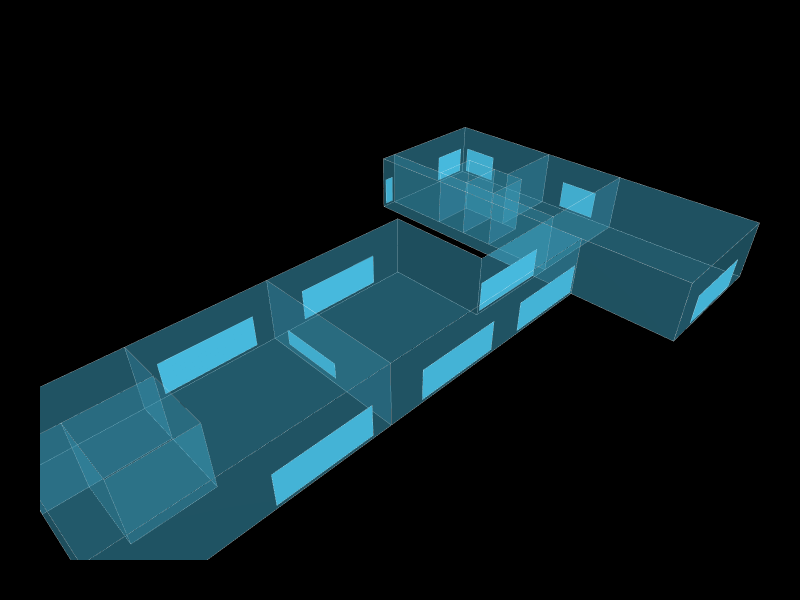

The code cell stored with this chart in its notebook:
### Markdown cell above
## 9. Load Windows

### Code cell
WIN_PATH = r"C:\\Users\\etmaglari\\IAAC\\etmaglari_gML\\R01\\Rhino_Windows_etm.obj"

win_objects = Topology.ByOBJPath(WIN_PATH, selfMerge=False)
win_cluster = win_objects[0] if isinstance(win_objects, list) else win_objects
windows     = Topology.Faces(win_cluster)

for w in windows:
    Topology.SetDictionary(w, Dictionary.ByKeysValues(["color"], ["#4CC9F0"]))

print(f"Windows found: {len(windows)}")

fig = Topology.Show(
    clean, win_cluster,
    faceColor="#4CC9F0", faceOpacity=0.25,
    edgeColor="white", edgeWidth=0.5,
    showVertices=False,
    backgroundColor="black",
    width=800, height=600,
    renderer=renderer
)
if fig:
    fig.write_html("Images/04_windows.html")

### Figure 1 — Plotly figure (JSON) as saved in the notebook; plotly's stock layout.template omitted (floating-point values rounded to 4 significant figures; data arrays with more than 128 entries replaced by an {"elided": "..."} marker saying what was removed)
{"data": [{"hoverinfo": "text", "legendgroup": "2", "legendrank": 2, "line": {"color": "white", "dash": "solid", "width": 0.5}, "marker": {"size": 0}, "mode": "lines", "name": "1: Untitled (Edges)", "showlegend": false, "text": "", "type": "scatter3d", "x": {"elided": "300 int values"}, "y": {"elided": "300 int values"}, "z": {"elided": "300 int values"}}, {"cmax": 1, "cmin": 0, "color": "#4CC9F0", "colorscale": [[0, "#440154"], [0.1111, "#482878"], [0.2222, "#3e4989"], [0.3333, "#31688e"], [0.4444, "#26828e"], [0.5556, "#1f9e89"], [0.6667, "#35b779"], [0.7778, "#6ece58"], [0.8889, "#b5de2b"], [1, "#fde725"]], "flatshading": true, "hoverinfo": "text", "hovertext": "", "i": [0, 0, 4, 4, 8, 8, 12, 12, 13, 13, 16, 17, 14, 2, 10, 18, 18, 16, 3, 12, 24, 24, 25, 15, 15, 22, 26, 26, 15, 15, 30, 30, 34, 34, 34, 35, 40, 40, 38, 38, 16, 16, 25, 25, 2, 3, 46, 46, 7, 7, 4, 5, 54, 54, 20, 20], "j": [1, 2, 5, 6, 9, 11, 13, 14, 12, 11, 13, 13, 13, 17, 14, 19, 2, 20, 21, 23, 23, 3, 21, 9, 24, 23, 27, 28, 14, 10, 31, 32, 35, 36, 38, 34, 41, 42, 39, 44, 23, 22, 19, 18, 19, 2, 47, 49, 6, 50, 52, 4, 55, 56, 22, 21], "k": [2, 3, 6, 7, 10, 9, 14, 15, 11, 8, 8, 16, 17, 16, 17, 2, 20, 2, 22, 11, 12, 23, 3, 24, 12, 3, 28, 29, 10, 9, 32, 33, 36, 37, 39, 39, 42, 43, 44, 45, 22, 20, 18, 21, 25, 25, 48, 47, 50, 51, 53, 53, 56, 57, 21, 18], "legendgroup": "3", "legendrank": 3, "lighting": {"facenormalsepsilon": 0}, "name": "1: Untitled (Faces)", "opacity": 0.25, "showlegend": false, "showscale": false, "text": "", "type": "mesh3d", "x": [99, 99, 60, 60, 15, 15, 5, 5, 75, 75, 75, 75, 99, 99, 99, 99, 75, 75, 0, 60, 0, 0, 0, 75, 75, 60, 78, 78, 78, 78, 99, 99, 86, 86, 86, 86, 78, 78, 86, 86, 86, 86, 78, 78, 78, 78, 35, 35, 35, 35, 5, 5, 15, 15, 15, 15, 0, 0], "y": [7, 7, 7, 7, 7, 7, 7, 7, -17, 43, 43, -17, -17, -17, 43, 43, 0, 7, 24, 24, 0, 24, 0, 0, 7, 24, 7, 7, 43, 43, 22, 22, 22, 22, 19, 19, 19, 19, 31, 31, 25, 25, 25, 25, 31, 31, 0, 24, 24, 0, 17, 17, 24, 24, 17, 17, 17, 17], "z": [10, 0, 0, 10, 0, 10, 10, 0, 0, 10, 0, 10, 10, 0, 0, 10, 0, 0, 0, 0, 0, 10, 10, 10, 10, 10, 10, 0, 0, 10, 10, 0, 0, 10, 10, 0, 0, 10, 10, 0, 10, 0, 0, 10, 0, 10, 0, 10, 0, 10, 10, 0, 0, 10, 10, 0, 0, 10]}, {"hoverinfo": "text", "legendgroup": "6", "legendrank": 6, "line": {"color": "white", "dash": "solid", "width": 0.5}, "marker": {"size": 0}, "mode": "lines", "name": "2: Default (Edges)", "showlegend": false, "text": "", "type": "scatter3d", "x": {"elided": "156 float values"}, "y": {"elided": "156 float values"}, "z": {"elided": "156 float values"}}, {"cmax": 1, "cmin": 0, "color": "#4CC9F0", "colorscale": [[0, "#440154"], [0.1111, "#482878"], [0.2222, "#3e4989"], [0.3333, "#31688e"], [0.4444, "#26828e"], [0.5556, "#1f9e89"], [0.6667, "#35b779"], [0.7778, "#6ece58"], [0.8889, "#b5de2b"], [1, "#fde725"]], "flatshading": true, "hoverinfo": "text", "hovertext": "", "i": [0, 0, 4, 4, 8, 8, 12, 12, 16, 16, 20, 20, 24, 24, 28, 28, 32, 32, 36, 36, 40, 40, 44, 44, 48, 48], "j": [1, 2, 5, 6, 9, 11, 13, 14, 17, 18, 21, 22, 25, 26, 29, 30, 33, 34, 37, 38, 41, 42, 45, 46, 49, 50], "k": [2, 3, 6, 7, 10, 9, 14, 15, 18, 19, 22, 23, 26, 27, 30, 31, 34, 35, 38, 39, 42, 43, 46, 47, 50, 51], "legendgroup": "7", "legendrank": 7, "lighting": {"facenormalsepsilon": 0}, "name": "2: Default (Faces)", "opacity": 1, "showlegend": false, "showscale": false, "text": "", "type": "mesh3d", "x": [98, 98, 91, 91, 99, 99, 99, 99, 99, 99, 99, 99, 77.38, 77.38, 75.62, 75.62, 94, 94, 80, 80, 35, 35, 35, 35, 74.5, 74.5, 60.5, 60.5, 74.5, 74.5, 60.5, 60.5, 54.5, 54.5, 40.5, 40.5, 54.5, 54.5, 40.5, 40.5, 2.375, 2.375, 0.625, 0.625, 32, 32, 18, 18, 32, 32, 18, 18], "y": [43, 43, 43, 43, 35, 35, 42, 42, 11, 18, 18, 11, 43, 43, 43, 43, -17, -17, -17, -17, 10.38, 10.38, 20.38, 20.38, 7, 7, 7, 7, 0, 0, 0, 0, 0, 0, 0, 0, 24, 24, 24, 24, 24, 24, 24, 24, 24, 24, 24, 24, 0, 0, 0, 0], "z": [5.5, 0.5, 0.5, 5.5, 5.5, 0.5, 0.5, 5.5, 5.5, 0.5, 5.5, 0.5, 5.5, 0.5, 0.5, 5.5, 0.5, 5.5, 5.5, 0.5, 3.5, 1, 1, 3.5, 5.5, 0.5, 0.5, 5.5, 0.5, 5.5, 5.5, 0.5, 0.5, 5.5, 5.5, 0.5, 5.5, 0.5, 0.5, 5.5, 5.5, 3, 3, 5.5, 5.5, 0.5, 0.5, 5.5, 0.5, 5.5, 5.5, 0.5]}], "layout": {"autosize": true, "height": 600, "margin": {"b": 40, "l": 40, "r": 40, "t": 40}, "paper_bgcolor": "#000000", "plot_bgcolor": "#000000", "scene": {"aspectmode": "data", "camera": {"center": {"x": 0, "y": 0, "z": 0}, "eye": {"x": -1.25, "y": -1.25, "z": 1.25}, "projection": {"type": "perspective"}, "up": {"x": 0, "y": 0, "z": 1}}, "xaxis": {"visible": false}, "yaxis": {"visible": false}, "zaxis": {"visible": false}}, "showlegend": true, "width": 800, "xaxis": {"showgrid": false, "visible": false, "zeroline": false}, "yaxis": {"showgrid": false, "visible": false, "zeroline": false}}}
